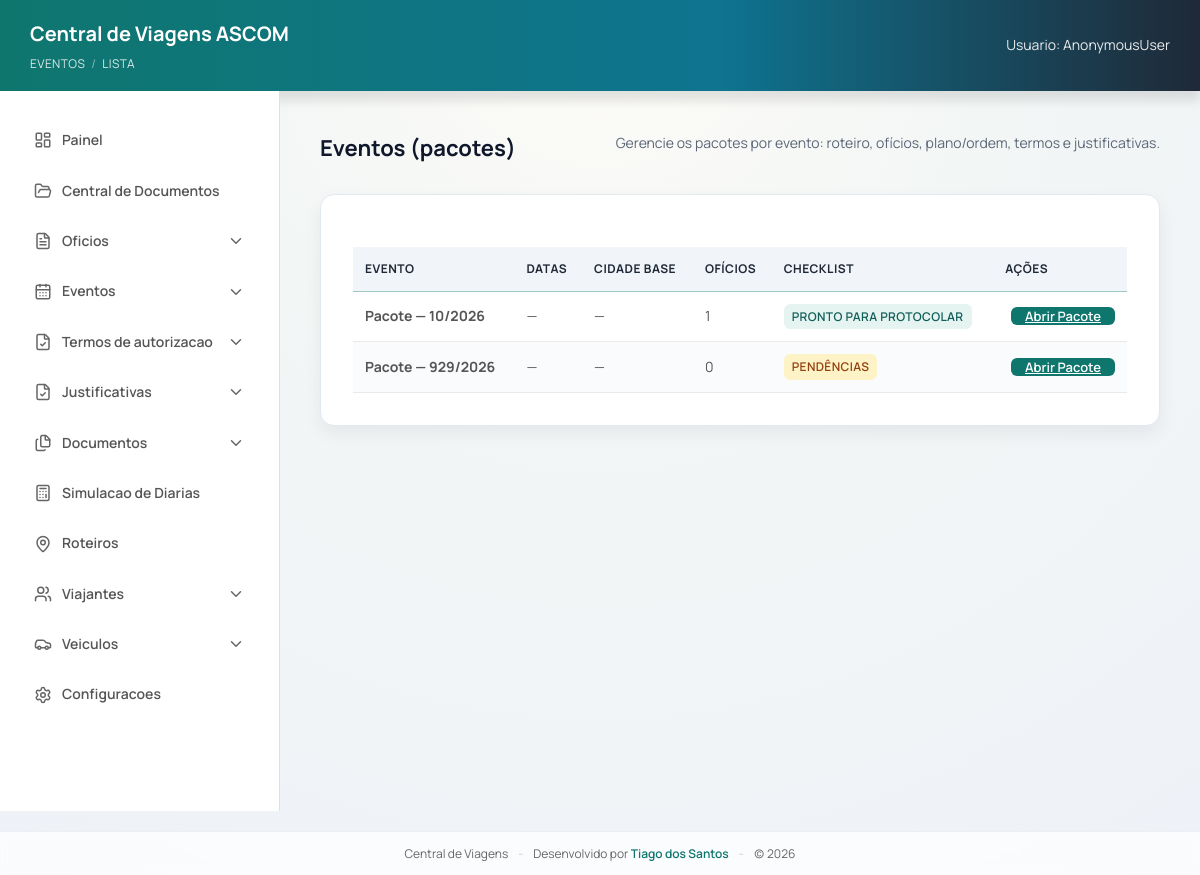
Page /eventos/ on the earlier database version.
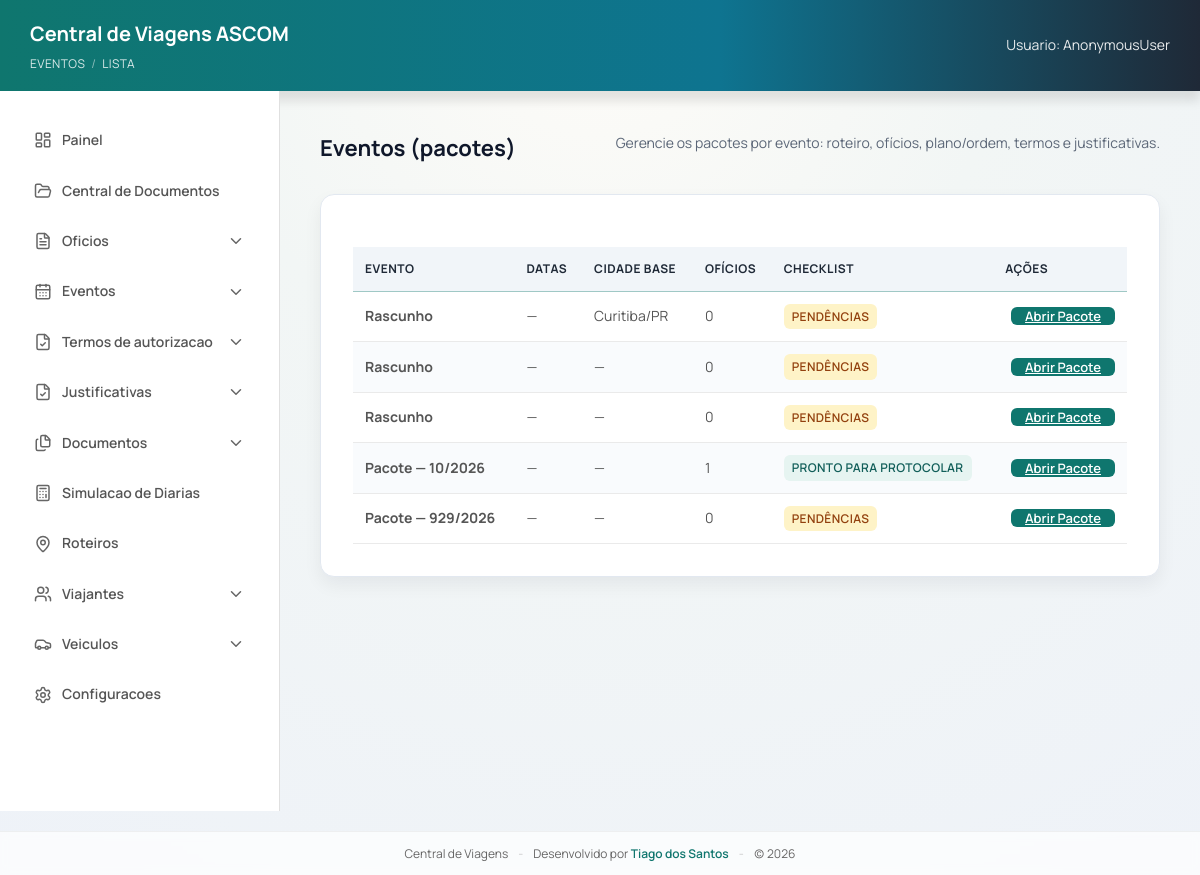
Same page on the later database version.
### viagens/models.py (models this page shows, shortened)
class Evento(models.Model):
    class TipoDemanda(models.TextChoices):
        PCPR_NA_COMUNIDADE = "PCPR_NA_COMUNIDADE", "PCPR na Comunidade"
        OPERACAO_POLICIAL = "OPERACAO_POLICIAL", "Operação Policial"
        PARANA_EM_ACAO = "PARANA_EM_ACAO", "Paraná em Ação"
        OUTRO = "OUTRO", "Outro"
    titulo = models.CharField(max_length=255, verbose_name="Título / Nome do evento")
    tipo_demanda = models.CharField(
        max_length=32,
        choices=TipoDemanda.choices,
        default=TipoDemanda.OUTRO,
        blank=True,
        verbose_name="Tipo de demanda",
    )
    cidade_base = models.ForeignKey(
        "Cidade",
        on_delete=models.SET_NULL,
        null=True,
        blank=True,
        related_name="eventos_base",
        verbose_name="Cidade base",
    )
    data_inicio = models.DateField(null=True, blank=True, verbose_name="Data início")
    data_fim = models.DateField(null=True, blank=True, verbose_name="Data fim")
    tem_convite_ou_oficio_evento = models.BooleanField(
        default=True,
        verbose_name="Tem ofício solicitando ou convite do evento?",
        help_text="Se não, o evento exige Plano de Trabalho ou Ordem de Serviço (1 por evento).",
    )
    created_at = models.DateTimeField(auto_now_add=True)
    updated_at = models.DateTimeField(auto_now=True)
    class Meta:
        verbose_name = "Evento"
        verbose_name_plural = "Eventos"
        ordering = ["-created_at"]

class Cidade(models.Model):
    nome = models.CharField(max_length=120)
    estado = models.ForeignKey(Estado, on_delete=models.CASCADE, related_name="cidades")

class Estado(models.Model):
    sigla = models.CharField(max_length=2, unique=True)
    nome = models.CharField(max_length=100)

### viagens/views/_shared.py (the view)
# urls.py: path("eventos/", views.eventos_lista, name="eventos_lista"),
@require_GET
def eventos_lista(request):
    from ..services.evento_checklist import build_evento_checklist
    eventos = (
        Evento.objects.prefetch_related("oficios__trechos", "oficios__viajantes")
        .select_related("cidade_base")
        .order_by("-created_at")
    )
    rows = []
    for ev in eventos:
        checklist = build_evento_checklist(ev)
        oficios_count = ev.oficios.count()
        rows.append({
            "evento": ev,
            "checklist": checklist,
            "oficios_count": oficios_count,
        })
    return render(
        request,
        "viagens/eventos_lista.html",
        {"rows": rows},
    )

### viagens/context_processors.py (called while the page is built)
def mask_settings(request):
    return {
        "PROTOCOLO_MASK": getattr(settings, "PROTOCOLO_MASK", None),
        "CURRENT_YEAR": str(timezone.localdate().year),
    }

### viagens/models.py (called while the page is built)
    @property
    def numero_formatado(self) -> str:
        return format_oficio_num(self.numero, self.ano)

### viagens/services/documentos_manager.py (called while the page is built)
def _get_plano(oficio: Oficio) -> PlanoTrabalho | None:
    acao = getattr(oficio, "acao", None)
    if acao is None and hasattr(oficio, "ensure_acao"):
        try:
            acao = oficio.ensure_acao()
        except Exception:
            acao = None
    if acao is not None:
        try:
            return acao.plano_trabalho
        except PlanoTrabalho.DoesNotExist:
            pass
    try:
        return oficio.plano_trabalho
    except PlanoTrabalho.DoesNotExist:
        return None

def _get_ordem(oficio: Oficio) -> OrdemServico | None:
    acao = getattr(oficio, "acao", None)
    if acao is None and hasattr(oficio, "ensure_acao"):
        try:
            acao = oficio.ensure_acao()
        except Exception:
            acao = None
    if acao is not None:
        try:
            return acao.ordem_servico
        except OrdemServico.DoesNotExist:
            pass
    try:
        return oficio.ordem_servico
    except OrdemServico.DoesNotExist:
        return None

### viagens/services/justificativa_helpers.py (called while the page is built)
def _to_date(value) -> date | None:
    if value is None:
        return None
    if isinstance(value, date) and not isinstance(value, datetime):
        return value
    if isinstance(value, datetime):
        return value.date()
    if hasattr(value, "date"):
        return value.date()
    return None

def get_data_inicio_viagem(oficio: Oficio) -> date | None:
    datas = []
    for t in oficio.trechos.all():
        saida = getattr(t, "saida_data", None)
        if saida is not None:
            d = _to_date(saida)
            if d is not None:
                datas.append(d)
    return min(datas) if datas else None

def get_dias_antecedencia(oficio: Oficio) -> int | None:
    data_inicio = get_data_inicio_viagem(oficio)
    if data_inicio is None:
        return None
    created = getattr(oficio, "created_at", None)
    if created is None:
        return None
    data_criacao = _to_date(created)
    if data_criacao is None:
        return None
    return (data_inicio - data_criacao).days

def exige_justificativa(oficio: Oficio) -> bool:
    dias = get_dias_antecedencia(oficio)
    return dias is not None and dias < DIAS_ANTECEDENCIA_MINIMO

### viagens/templates/viagens/eventos_lista.html (shortened to what this page needs)
{% extends "viagens/base.html" %}
{% load static %}
{% block extra_head %}
  <link rel="stylesheet" href="{% static 'viagens/documentos_manager.css' %}" />
{% endblock %}
{% block breadcrumb %}
  Eventos <span class="breadcrumb-sep">/</span> Lista
{% endblock %}
{% block content %}
  <div class="page-header">
    <h2 class="page-title">Eventos (pacotes)</h2>
    <p class="page-subtitle">Gerencie os pacotes por evento: roteiro, ofícios, plano/ordem, termos e justificativas.</p>
  </div>
  <div class="list-card">
    {% if rows %}
      <table class="table">
        <thead>
          <tr>
            <th>Evento</th>
            <th>Datas</th>
            <th>Cidade base</th>
            <th>Ofícios</th>
            <th>Checklist</th>
            <th class="table-actions-header">Ações</th>
          </tr>
        </thead>
        <tbody>
          {% for row in rows %}
            <tr>
              <td><strong>{{ row.evento.titulo }}</strong></td>
              <td>
                {% if row.evento.data_inicio %}
                  {{ row.evento.data_inicio|date:"d/m/Y" }}
                  {% if row.evento.data_fim %} – {{ row.evento.data_fim|date:"d/m/Y" }}{% endif %}
                {% else %}
                  —
                {% endif %}
              </td>
              <td>{% if row.evento.cidade_base %}{{ row.evento.cidade_base.nome }}/{{ row.evento.cidade_base.estado.sigla }}{% else %}—{% endif %}</td>
              <td>{{ row.oficios_count }}</td>
              <td>
                {% if row.checklist.readiness.pronto_para_protocolar %}
                  <span class="doc-card-badge doc-card-badge--ok">Pronto para protocolar</span>
                {% else %}
                  <span class="doc-card-badge doc-card-badge--pendente">Pendências</span>
                {% endif %}
              </td>
              <td class="table-actions-cell">
                <a href="{% url 'evento_pacote' row.evento.id %}" class="btn-primary btn-small">Abrir Pacote</a>
              </td>
            </tr>
          {% endfor %}
        </tbody>
      </table>
    {% else %}
      <div class="empty-state">
        <strong>Nenhum evento cadastrado</strong>
        <p>Os eventos são criados ao abrir «Abrir Pacote do Evento» na lista de ofícios ou ao vincular ofícios a um evento.</p>
        <a class="btn-primary" href="{% url 'oficios_lista' %}">Ir para Ofícios</a>
      </div>
    {% endif %}
  </div>
{% endblock %}

### viagens/templates/viagens/base.html (shortened to what this page needs)
{% load static %}
<!DOCTYPE html>
<html lang="pt-br">
  <head>
    <link rel="stylesheet" href="{% static 'viagens/form.css' %}" />
    {% block extra_head %}{% endblock %}
  </head>
  <body>
    <header class="topbar">
      <div class="topbar-left">
        <h1 class="topbar-title">Central de Viagens ASCOM</h1>
        <div class="breadcrumb">
          {% block breadcrumb %}Painel{% endblock %}
        </div>
      </div>
      <div class="topbar-right">
        <span class="user">Usuario: {{ request.user }}</span>
      </div>
    </header>
    <div class="container">
      <aside class="sidebar">
        <ul>
          <li>
            <a href="{% url 'dashboard_home' %}">
              <i data-lucide="layout-dashboard"></i>
              Painel
            </a>
          </li>
          <li>
            <a href="{% url 'documentos_central' %}"
               class="{% if request.resolver_match.url_name == 'documentos_central' %}active{% endif %}">
              <i data-lucide="folder-open"></i>
              Central de Documentos
            </a>
          </li>
          <li class="has-submenu">
            <a href="#" class="submenu-toggle">
              <i data-lucide="file-text"></i>
              Oficios
              <i data-lucide="chevron-down" class="chevron"></i>
            </a>
          </li>
          <li class="has-submenu">
            <a href="#" class="submenu-toggle">
              <i data-lucide="calendar-days"></i>
              Eventos
              <i data-lucide="chevron-down" class="chevron"></i>
            </a>
          </li>
          <li class="has-submenu">
            <a href="#" class="submenu-toggle">
              <i data-lucide="file-check"></i>
              Termos de autorizacao
              <i data-lucide="chevron-down" class="chevron"></i>
            </a>
          </li>
          <li class="has-submenu">
            <a href="#" class="submenu-toggle">
              <i data-lucide="file-check"></i>
              Justificativas
              <i data-lucide="chevron-down" class="chevron"></i>
            </a>
          </li>
          <li class="has-submenu">
            <a href="#" class="submenu-toggle">
              <i data-lucide="files"></i>
              Documentos
              <i data-lucide="chevron-down" class="chevron"></i>
            </a>
          </li>
          <li>
            <a href="{% url 'simulacao_diarias' %}">
              <i data-lucide="calculator"></i>
              Simulacao de Diarias
            </a>
          </li>
          <li>
            <a
              href="{% url 'roteiro_lista' %}"
              class=""
            >
              <i data-lucide="map-pin"></i>
              Roteiros
            </a>
          </li>
          <li class="has-submenu">
            <a href="#" class="submenu-toggle">
              <i data-lucide="users"></i>
              Viajantes
              <i data-lucide="chevron-down" class="chevron"></i>
            </a>
          </li>
          <li class="has-submenu">
            <a href="#" class="submenu-toggle">
              <i data-lucide="car"></i>
              Veiculos
              <i data-lucide="chevron-down" class="chevron"></i>
            </a>
          </li>
          <li>
            <a href="{% url 'config_oficio' %}">
              <i data-lucide="settings"></i>
              Configuracoes
            </a>
          </li>
        </ul>
      </aside>
      <main class="content">
        {% block content %}{% endblock %}
      </main>
    </div>
    <footer class="app-footer">
      <div class="footer-content">
        <span>Central de Viagens</span>
        <span class="footer-divider">-</span>
        <span>Desenvolvido por <strong>Tiago dos Santos</strong></span>
        <span class="footer-divider">-</span>
        <span>(c) {% now "Y" %}</span>
      </div>
    </footer>
  </body>
</html>

### viagens/static/viagens/form.css (style rules this page uses)
:root { --brand-primary: #0f766e; --brand-primary-dark: #115e59; --brand-ink: #0f172a; --brand-muted: #5b6677; --brand-border: #e2e8f0; --brand-soft: #e6f4f1; --focus-ring: rgba(15, 118, 110, 0.22); --surface-soft: #f3f6fb; --surface-contrast: #ffffff; --radius-card: 14px; --shadow-card: 0 16px 34px rgba(15, 23, 42, 0.1); --shadow-soft: 0 8px 18px rgba(15, 23, 42, 0.06); --danger: #b91c1c; }
* { margin: 0; padding: 0; box-sizing: border-box; font-family: 'Manrope', sans-serif; }
body { background: radial-gradient(circle at top, #fefcf8 0%, #f2f6f5 38%, #eef2f8 100%); color: #0f172a; line-height: 1.6; }
.topbar { background: linear-gradient(90deg, #0f766e 0%, #0e7490 60%, #1f2937 100%); color: #fff; padding: 18px 30px; display: flex; justify-content: space-between; align-items: center; box-shadow: 0 10px 10px rgba(0, 0, 0, 0.1); gap: 16px; }
.topbar h1, .topbar-title { font-size: 20px; font-weight: 700; }
.topbar-left { display: flex; flex-direction: column; gap: 4px; }
.topbar-right { display: flex; align-items: center; gap: 12px; }
.breadcrumb { font-size: 12px; letter-spacing: 0.4px; text-transform: uppercase; opacity: 0.85; display: flex; gap: 6px; align-items: center; }
.breadcrumb-sep { opacity: 0.6; }
.topbar .user { font-size: 14px; opacity: 0.9; }
.container { display: flex; min-height: calc(100vh - 80px); }
.sidebar { width: 280px; background: #fff; border-right: 1px solid #e0e0e0; padding: 30px 24px; }
.sidebar ul { list-style: none; }
.sidebar li { margin-bottom: 12px; }
.sidebar a { text-decoration: none; color: #555; font-weight: 600; font-size: 14px; display: flex; align-items: center; gap: 10px; padding: 8px 10px; border-radius: 6px; transition: all 0.2s ease; }
.sidebar svg { width: 18px; height: 18px; stroke-width: 2; color: #666; }
.has-submenu > a { justify-content: space-between; }
.has-submenu .chevron { margin-left: auto; transition: transform 0.25s ease; }
.content { flex: 1; padding: 40px; }
.page-title { margin-bottom: 8px; font-size: 22px; color: var(--brand-ink); }
.page-subtitle { margin-bottom: 20px; color: var(--brand-muted); font-size: 14px; }
.page-header { display: flex; align-items: flex-end; justify-content: space-between; gap: 16px; margin-bottom: 20px; }
.card, .form-card, .list-card { background: #fff; padding: 32px; border-radius: var(--radius-card); box-shadow: var(--shadow-soft); border: 1px solid var(--brand-border); transition: transform 0.18s ease, box-shadow 0.18s ease; animation: riseIn 0.35s ease both; }
.list-card { width: 100%; }
.btn-primary, .primary { background-color: var(--brand-primary); color: #fff; border: none; padding: 12px 24px; border-radius: 6px; cursor: pointer; font-weight: 600; font-size: 14px; transition: background-color 0.2s ease; }
.btn-small { height: 36px; padding: 0 14px; font-size: 13px; }
.table { width: 100%; border-collapse: collapse; margin-top: 20px; font-size: 14px; }
.table thead { background-color: #f1f5f9; border-bottom: 1px solid rgba(15, 118, 110, 0.4); }
.table th { padding: 12px; text-align: left; font-weight: 700; color: #1f2937; text-transform: uppercase; font-size: 12px; letter-spacing: 0.5px; }
.table td { padding: 12px; border-bottom: 1px solid #eaeaea; color: #555; }
.table tbody tr:nth-child(even) { background-color: #f9fbfd; }
.table-actions-header, .table-actions-cell { text-align: right; }
.app-footer { width: 100%; padding: 12px 24px; margin-top: 20px; display: flex; justify-content: center; align-items: center; background: rgba(255, 255, 255, 0.7); backdrop-filter: blur(4px); border-top: 1px solid rgba(0, 0, 0, 0.05); }
.footer-content { display: flex; align-items: center; gap: 10px; font-size: 12px; color: #666; }
.footer-content strong { font-weight: 600; color: var(--brand-primary); }
.footer-divider { opacity: 0.35; }

### viagens/static/viagens/documentos_manager.css (style rules this page uses)
.doc-card-badge { display: inline-block; padding: 0.2rem 0.5rem; border-radius: 6px; font-size: 0.75rem; font-weight: 600; text-transform: uppercase; letter-spacing: 0.03em; }
.doc-card-badge--ok { background: var(--brand-soft, #e6f4f1); color: var(--brand-primary-dark, #115e59); }
.doc-card-badge--pendente { background: #fef3c7; color: #92400e; }

Differences in the rows shown:
added Evento: evento.titulo "Rascunho", evento.cidade_base.nome "Curitiba", evento.cidade_base.estado.sigla "PR", oficios_count "0", shows "PENDÊNCIAS"
added Evento: evento.titulo "Rascunho", oficios_count "0", shows "PENDÊNCIAS"
added Evento: evento.titulo "Rascunho", oficios_count "0", shows "PENDÊNCIAS"
